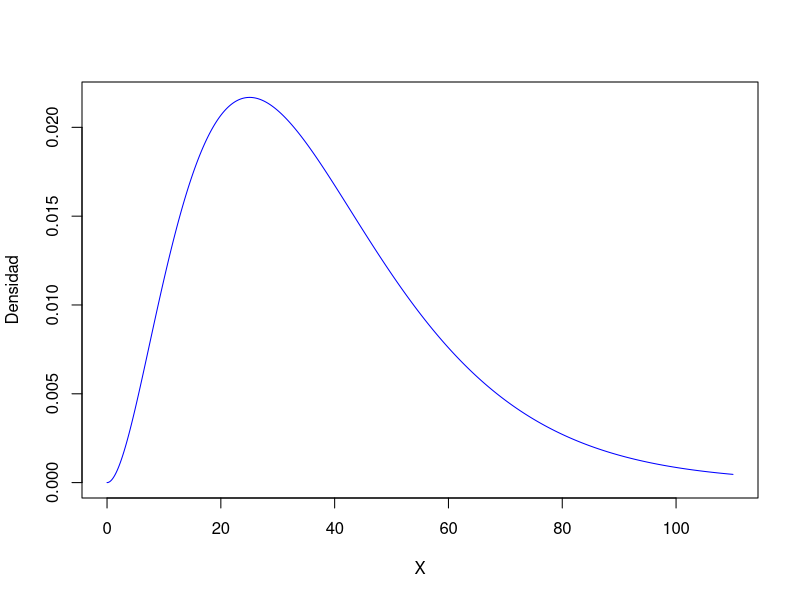
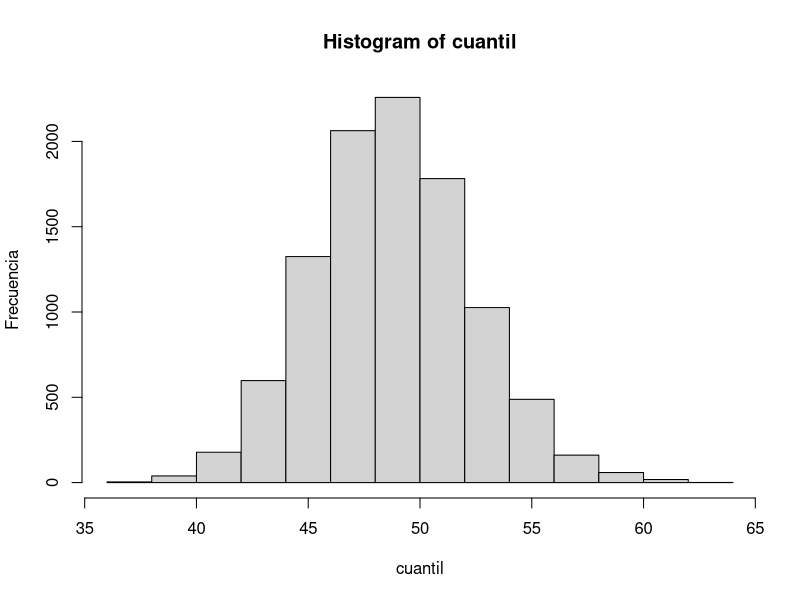

Here is the R script that generated these plots, in order:
#Ejercicio 1)

#a)
alpha = (37.5/21.6)^2
lambda = (37.5/((21.6)^2))
x = seq(0, 110, 0.01)

densidad = dgamma (x, shape = alpha, scale = 1/lambda)

plot (x, densidad, type = "l" , xlab = "X", ylab = "Densidad", col = "blue")


#b)
qgamma (.75, shape = alpha, scale = 1/lambda)

#c)
R <- 10000
n <- 100

cuantil <- rep(0,R)
set.seed(34)

for(i in 1:R) {
cuantil[i] <- quantile( rgamma(n, shape = alpha, scale = 1/lambda), .75)
}

mean(cuantil)
hist(cuantil, ylab="Frecuencia")
